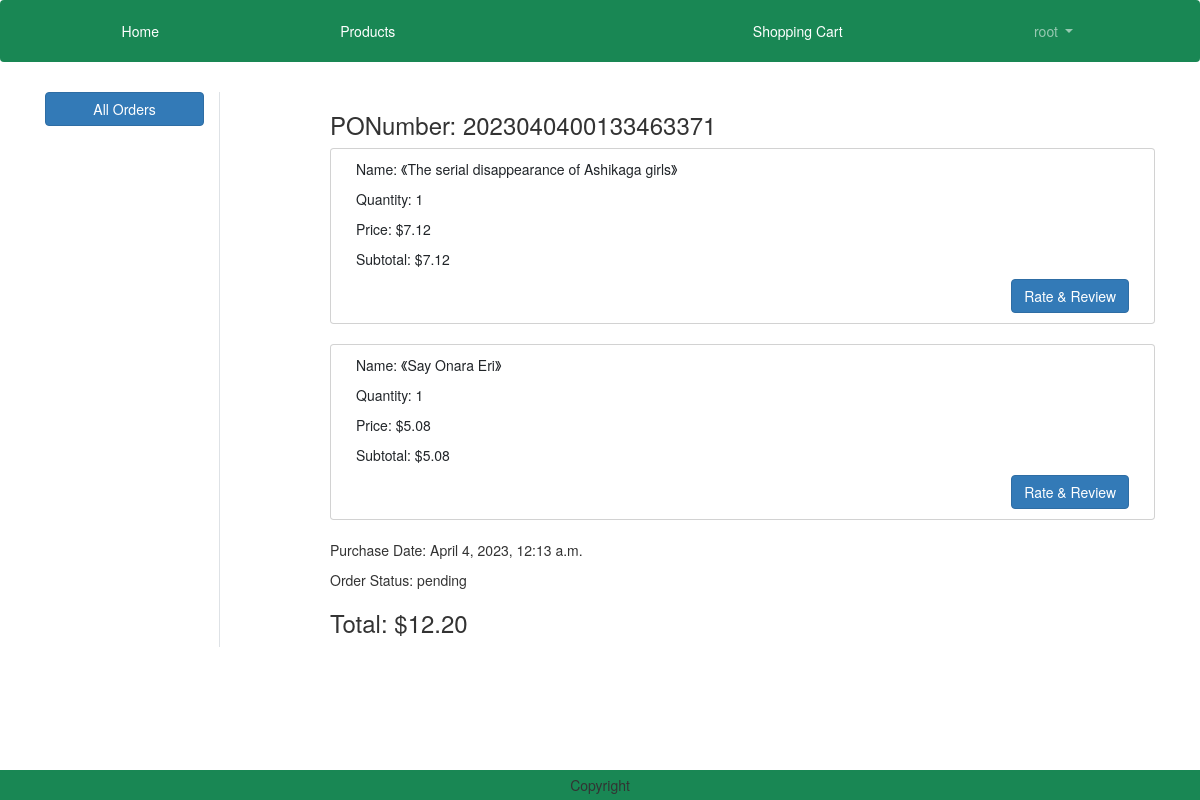
Page /orders/2023040400133463371 (signed in) on the earlier database version.
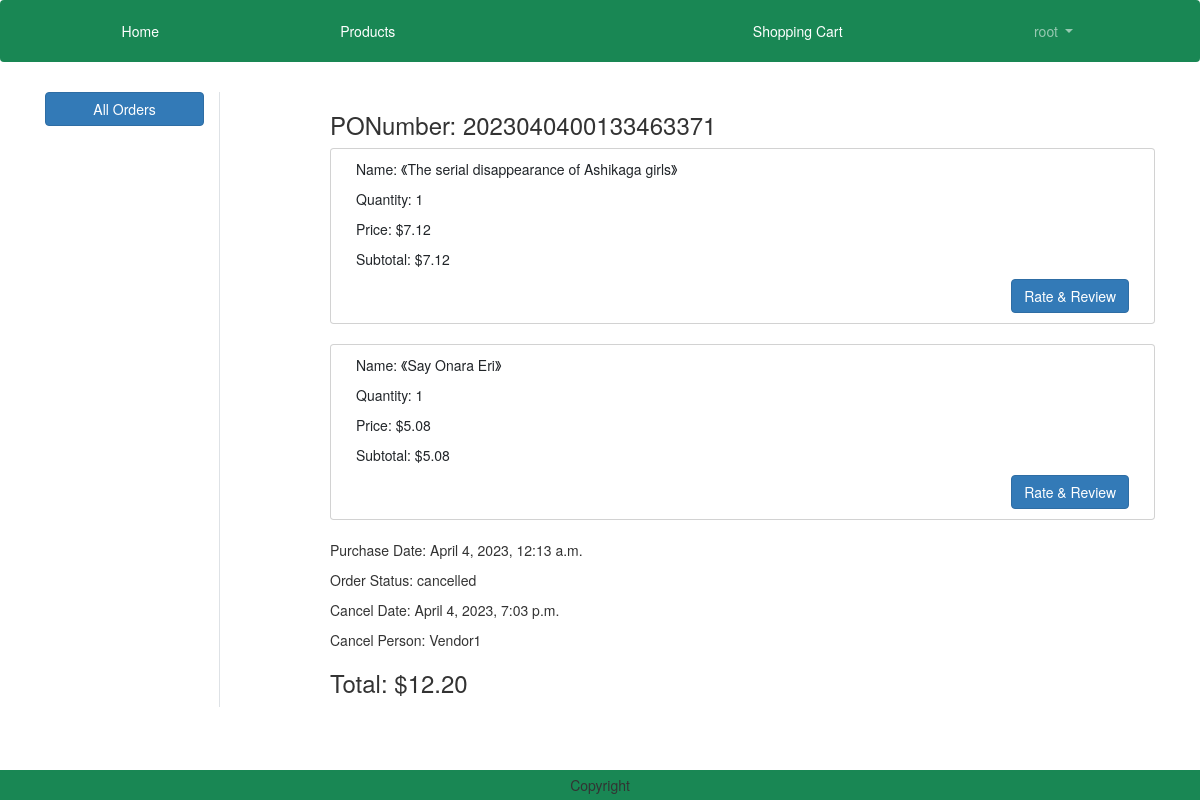
Same page on the later database version.
### order/models.py (models this page shows)
class Order(models.Model):
    PONumber = models.CharField(max_length=30, primary_key=True)
    purchaseDate = models.DateTimeField(default=datetime.now)
    status = models.CharField(default=ORDER_STATUS_CHOICES[0][0], choices=ORDER_STATUS_CHOICES, max_length=20)
    user = models.ForeignKey(User,on_delete=models.CASCADE)
    shipmentDate = models.DateTimeField(null = True)
    cancelDate = models.DateTimeField(null = True)
    vendor = models.ForeignKey('vendors.Vendor',on_delete=models.CASCADE, default=4)
    customer = models.ForeignKey('customers.Customer',on_delete=models.CASCADE)

### order/views.py (the view)
# urls.py: path('orders/<str:PONumber>',views.OrderDetailView.as_view(), name='order_detail'),
class OrderDetailView(View):
    def get(self, request, PONumber):
        filter = request.GET.get('filter')
        if filter == 'allVendor':
            orders = Order.objects.all().order_by('-purchaseDate')
        else:
            filter == 'all'
            orders = Order.objects.filter(user=request.user).order_by('-purchaseDate')
        order = Order.objects.get(PONumber=PONumber)
        orderitems = OrderItem.objects.filter(order=order)
        total = 0
        for oi in orderitems:
            value = oi.price
            total = total + value
        context = {
            'order': order,
            'orderitems': orderitems,
            'total':total,
        }
        return render(request, 'order_detail.html', context)

### templates/order_detail.html (shortened to what this page needs)
{% extends 'base.html' %}
{% load static %}
{% block main-content %}
<div class="container my-5">
    <div class="row">
        <div class="col-sm-2 border-end">
            <ul class="list-unstyled">
                {% for group in request.user.groups.all %}
                    {% if group.name == 'Customer' %}
                        <li class="d-grid"><a href="{% url 'order:orders' %}?filter=all" class="btn btn-primary" {% if filter == 'all' %}class="active"{% endif %}>All Orders</a></li>
                    {% elif group.name == 'Vendor' %}
                        <li class="d-grid"><a href="{% url 'order:orders' %}?filter=allVendor" class="btn btn-primary" {% if filter == 'allVendor' %}class="active"{% endif %}>All Orders</a></li>
                    {% endif %}
                {% endfor %}
            </ul>
        </div>
        <div class="col-sm-9 offset-sm-1">
            <h3>PONumber: {{order.PONumber}}</h3>
            {% for item in orderitems %}
                <div class="card">
                    <div class="card-body">
                        <div class="col-sm-7">
                            <p>Name: 《{{item.product.productName}}》</p>
                            <p>Quantity: 1 </p>
                            <p>Price: ${{item.price}}</p>
                            <p>Subtotal: ${{item.price}}</p>
                        </div>
                        <div class="col-sm-12">
                            <div class="d-grid gap-2 d-md-flex justify-content-md-end">
                                <div class="d-grid"><a href="{% url 'order:RRAdd' %}" class="btn btn-primary">Rate & Review</a></div>
                            </div>
                        </div>
                    </div>
                </div>
                <br>
            {% endfor %}
                <div class="col-sm">
                    <p>Purchase Date: {{order.purchaseDate}}</p>
                    <p>Order Status: {{order.status}}</p>
                    {% if order.status == 'shipped' %}
                        <p>Shippment Date: {{order.shipmentDate}}</p>
                    {% elif order.status == 'cancelled' %}
                        <p>Cancel Date: {{order.cancelDate}}</p>
                        <p>Cancel Person: Vendor1 </p>
                    {% endif %}
                </div>
            <h3>Total: ${{total}}</h3>
        </div>
    </div>
</div>
{% endblock main-content %}

Differences in the rows shown:
changed Order id 2023040400133463371: status "pending" → "cancelled"; cancelDate (not shown) → "April 4, 2023, 7:03 p.m."
Other differences:
text now shown: "Cancel Date: Cancel Person: Vendor1"
